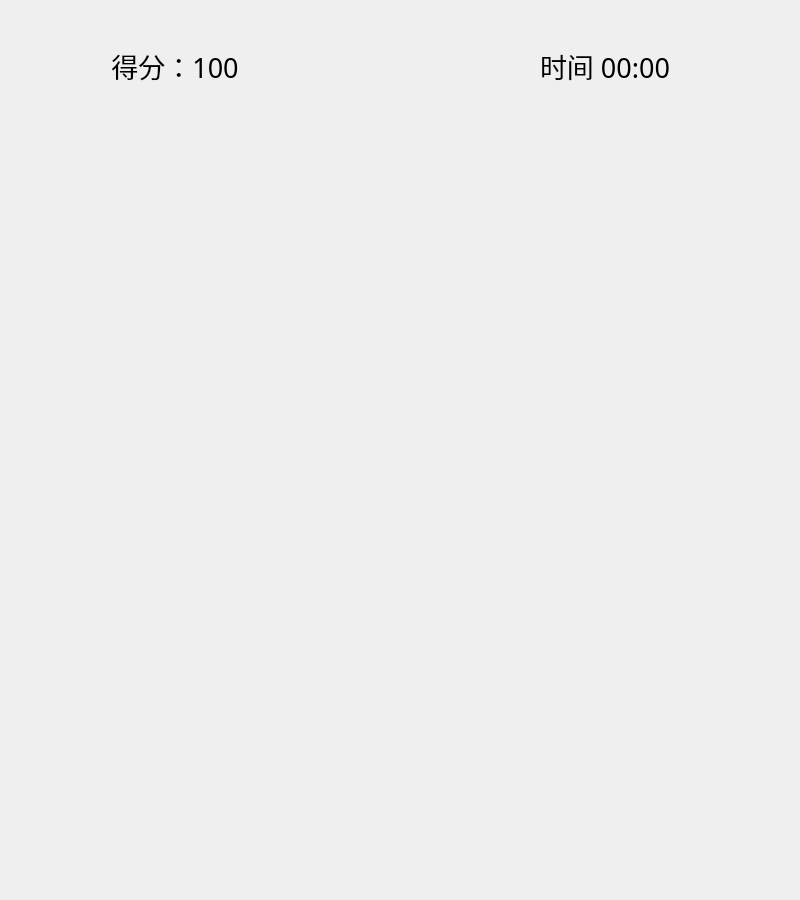
<?xml version="1.0" encoding="UTF-8"?>
<ui version="4.0">
 <class>game_widget</class>
 <widget class="QWidget" name="game_widget">
  <property name="geometry">
   <rect>
    <x>0</x>
    <y>0</y>
    <width>800</width>
    <height>900</height>
   </rect>
  </property>
  <property name="font">
   <font>
    <family>华光大黑_CNKI</family>
   </font>
  </property>
  <property name="focusPolicy">
   <enum>Qt::NoFocus</enum>
  </property>
  <property name="windowTitle">
   <string>Form</string>
  </property>
  <widget class="QLabel" name="label">
   <property name="geometry">
    <rect>
     <x>50</x>
     <y>30</y>
     <width>250</width>
     <height>71</height>
    </rect>
   </property>
   <property name="font">
    <font>
     <family>Agency FB</family>
     <pointsize>20</pointsize>
     <italic>false</italic>
     <bold>false</bold>
    </font>
   </property>
   <property name="styleSheet">
    <string notr="true">border-right-color: rgb(48, 51, 255);
font: 20pt &quot;Agency FB&quot;;</string>
   </property>
   <property name="text">
    <string>得分：100</string>
   </property>
   <property name="textFormat">
    <enum>Qt::AutoText</enum>
   </property>
   <property name="alignment">
    <set>Qt::AlignCenter</set>
   </property>
  </widget>
  <widget class="QLabel" name="timeLabel">
   <property name="geometry">
    <rect>
     <x>540</x>
     <y>30</y>
     <width>250</width>
     <height>71</height>
    </rect>
   </property>
   <property name="font">
    <font>
     <family>AcadEref</family>
     <pointsize>20</pointsize>
    </font>
   </property>
   <property name="text">
    <string>时间 00:00</string>
   </property>
  </widget>
 </widget>
 <resources/>
 <connections/>
</ui>
